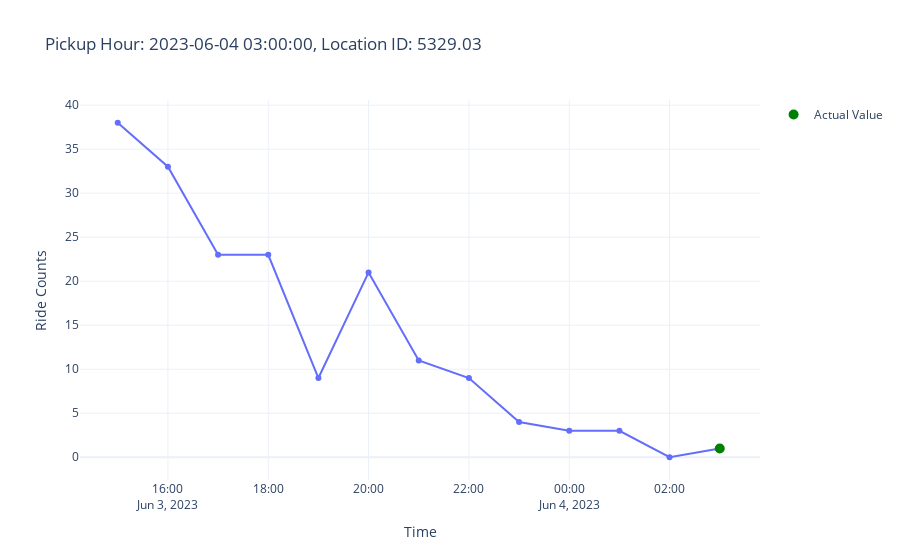

Notebook code cell kept with this figure:
### Code cell
from src.plot_utils import plot_aggregated_time_series

plot_aggregated_time_series(features, targets, row_id=3772)

### Figure 1 — Plotly figure (JSON) as saved in the notebook; plotly's stock layout.template omitted (floating-point values rounded to 4 significant figures)
{"data": [{"hovertemplate": "Time=%{x}<br>Ride Counts=%{y}<extra></extra>", "legendgroup": "", "line": {"color": "#636efa", "dash": "solid"}, "marker": {"symbol": "circle"}, "mode": "lines+markers", "name": "", "orientation": "v", "showlegend": false, "type": "scatter", "x": ["2023-06-03T15:00:00.000000000", "2023-06-03T16:00:00.000000000", "2023-06-03T17:00:00.000000000", "2023-06-03T18:00:00.000000000", "2023-06-03T19:00:00.000000000", "2023-06-03T20:00:00.000000000", "2023-06-03T21:00:00.000000000", "2023-06-03T22:00:00.000000000", "2023-06-03T23:00:00.000000000", "2023-06-04T00:00:00.000000000", "2023-06-04T01:00:00.000000000", "2023-06-04T02:00:00.000000000", "2023-06-04T03:00:00.000000000"], "xaxis": "x", "y": [38, 33, 23, 23, 9, 21, 11, 9, 4, 3, 3, 0, 1], "yaxis": "y"}, {"line": {"color": "green"}, "marker": {"size": 10}, "mode": "markers", "name": "Actual Value", "type": "scatter", "x": ["2023-06-04T03:00:00.000000000"], "y": [1]}], "layout": {"legend": {"tracegroupgap": 0}, "title": {"text": "Pickup Hour: 2023-06-04 03:00:00, Location ID: 5329.03"}, "xaxis": {"anchor": "y", "domain": [0, 1], "title": {"text": "Time"}}, "yaxis": {"anchor": "x", "domain": [0, 1], "title": {"text": "Ride Counts"}}}}
